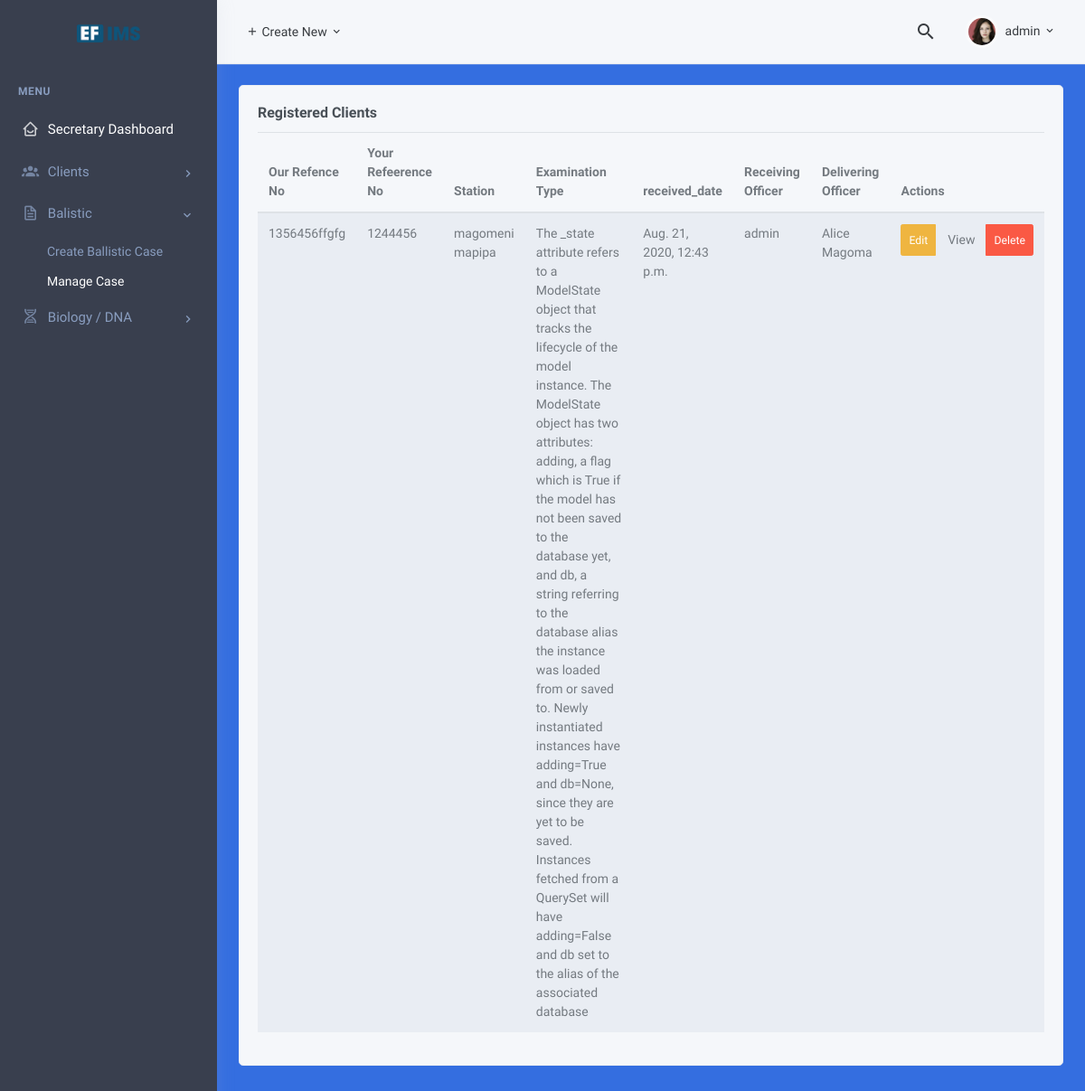
/ballistic/ (signed in), run on the app's committed database.
### balistic/models.py (models this page shows, shortened)
class Ballistic(models.Model):
    ourref = models.CharField(verbose_name="Our REF", max_length=100,unique=True,null=False)
    yourref = models.CharField(verbose_name="Your REF", max_length=100,unique=True,null=False)
    station = models.CharField(help_text="Enter Police Station", max_length=160,null=False,blank=False,verbose_name="Police Station")
    article = models.TextField(verbose_name="Article or Exhibits Received")
    examination = models.TextField(verbose_name="Type of Examination")
    addition = models.TextField(verbose_name="Addition Information")
    received_date = models.DateTimeField(verbose_name="Date Received", auto_now=True, auto_now_add=False)
    receicer = models.ForeignKey('auth.User',on_delete=models.CASCADE,related_name="receiver",verbose_name="receiving officer")
    deliver = models.ForeignKey(Client,on_delete=models.CASCADE,related_name="deliver",verbose_name="delivering officer")
    class Meta:
        verbose_name = 'Ballistic'
        verbose_name_plural = 'Ballistics'
    def get_absolute_url(self):
        from django.urls import reverse
        return reverse('ballistic:details', args=[str(self.id)])

### pages/models.py (models this page shows, shortened)
class Client(models.Model):
    ir = models.CharField(help_text="Enter IR", max_length=160,null=False,blank=False, verbose_name="IR")
    casetype = models.CharField(help_text="Enter Case Type", max_length=160,null=False,blank=False,verbose_name="Case Type")
    status = models.CharField(help_text="Enter Exhibit Type or Status", max_length=160,null=False,blank=False,verbose_name="Exhibit Type or Status")
    region = models.CharField(help_text="Enter Region or region", max_length=160,null=False,blank=False,verbose_name="Region or District")
    client = models.CharField(help_text="Enter Clients Name", max_length=160,null=False,blank=False,verbose_name="Client Name")
    class Meta:
        verbose_name = 'Client'
        verbose_name_plural = 'Clients'
    def __str__(self):
        return self.client

### balistic/views.py (the view)
# urls.py: path('', views.BallisticListView.as_view(), name='list'),
class BallisticListView(LoginRequiredMixin,ListView):
    context_object_name = 'cases'
    model = Ballistic
    template_name = "ballistic/list.html"

### template/ballistic/list.html
{% extends 'ballistic/base.html' %}
{% load static %}
{% block content %}
<div id="layout-wrapper">
    {% include 'include/navbar.html' %}
    <div class="main-content">
        <div class="page-content">
            <div class="container-fluid">
                <div class="row">
                    <div class="col-xl-12">
                        <div class="card">
                            <div class="card-body">
                                <h4 class="card-title">
                                    Registered Clients
                                </h4>
                                <table id="datatable-buttons" class="table table-striped dt-responsive nowrap">
                                    <thead>
                                        <tr>
                                            <th>Our Refence No</th>
                                            <th>Your Refeerence No</th>
                                            <th>Station</th>
                                            <th>Examination Type</th>
                                            <th>received_date </th>
                                            <th>Receiving Officer</th>
                                            <th>Delivering Officer</th>
                                            <th>Actions</th>
                                        </tr>
                                    </thead>
                                    <tbody>
                                        {% for ballistic in cases %}
                                        <tr>
                                            <td>{{ ballistic.ourref }}</td>
                                            <td>{{ ballistic.yourref }}</td>
                                            <td>{{ ballistic.station }}</td>
                                            <td>{{ballistic.examination}}</td>
                                            <td>{{ballistic.received_date}}</td>
                                            <td>{{ballistic.receicer}}</td>
                                            <td>{{ballistic.deliver}}</td>
                                            <td>
                                                <div class="btn-group btn-group-sm" role="group" aria-label="Small button group">
                                                    <button type="button" class="btn btn-warning waves-effect waves-light">Edit</button>
                                                    <a href="{{ ballistic.get_absolute_url }}"><button type="button" class="btn btn-sucess waves-effect waves-light">View</button></a>
                                                    <button type="button" class="btn btn-danger waves-effect waves-light">Delete</button>
                                                </div>
                                            </td>
                                        </tr>
                                        {% endfor %}
                                    </tbody>
                                </table>
                            </div>
                        </div>
                    </div>
                </div>
            </div>
        </div>
    </div>
</div>
{% endblock content %}

### template/include/navbar.html (shortened to what this page needs)
{% load static %}
<header id="page-topbar">
    <div class="navbar-header">
        <div class="d-flex align-items-left">
            <div class="dropdown d-none d-sm-inline-block">
                <button type="button" class="btn header-item waves-effect" id="page-header-user-dropdown" data-toggle="dropdown" aria-haspopup="true" aria-expanded="false">
                    <i class="mdi mdi-plus"></i> Create New
                    <i class="mdi mdi-chevron-down d-none d-sm-inline-block"></i>
                </button>
            </div>
        </div>
        <div class="d-flex align-items-right">
            <div class="dropdown d-none d-sm-inline-block ml-2">
                <button type="button" class="btn header-item noti-icon waves-effect" id="page-header-search-dropdown" data-toggle="dropdown" aria-haspopup="true" aria-expanded="false">
                    <i class="mdi mdi-magnify"></i>
                </button>
            </div>
            <div class="dropdown d-inline-block ml-2">
                <button type="button" class="btn header-item waves-effect" id="page-header-user-dropdown" data-toggle="dropdown" aria-haspopup="true" aria-expanded="false">
                    <img class="rounded-circle header-profile-user" src="{% static 'assets/images/users/avatar-3.jpg' %}" alt="Header Avatar">
                    <span class="d-none d-sm-inline-block ml-1">{{user.username}}</span>
                    <i class="mdi mdi-chevron-down d-none d-sm-inline-block"></i>
                </button>
            </div>
        </div>
    </div>
</header>
<div class="vertical-menu mm-active">
    <div data-simplebar="init" class="h-100 mm-show"><div class="simplebar-wrapper" style="margin: 0px;"><div class="simplebar-height-auto-observer-wrapper"><div class="simplebar-height-auto-observer"></div></div><div class="simplebar-mask"><div class="simplebar-offset" style="right: -15px; bottom: 0px;"><div class="simplebar-content-wrapper" style="height: 100%; overflow: hidden scroll;"><div class="simplebar-content" style="padding: 0px;">
        <div class="navbar-brand-box">
            <a href="index.html" class="logo">
                <img src="{% static 'assets/images/logo-dark.png' %}">
            </a>
        </div>
        <div id="sidebar-menu" class="mm-active">
            <ul class="metismenu list-unstyled mm-show" id="side-menu">
                <li class="menu-title">Menu</li>
                <li class="mm-active">
                    <a href="{% url 'home' %}" class="waves-effect active"><i class="bx bx-home-smile"></i><span>Secretary Dashboard</span></a>
                </li>
                <li>
                    <a href="javascript: void(0);" class="has-arrow waves-effect"><i class="mdi mdi-account-group"></i><span>Clients</span></a>
                </li>
                <li>
                    <a href="javascript: void(0);" class="has-arrow waves-effect"><i class="bx bx-file"></i><span>Balistic</span></a>
                    <ul class="sub-menu mm-collapse" aria-expanded="false">
                        <li><a href="{% url 'ballistic:home' %}">Create Ballistic Case</a></li>
                        <li><a href="{% url 'ballistic:list' %}">Manage Case</a></li>
                    </ul>
                </li>
                <li>
                    <a href="javascript: void(0);" class="has-arrow waves-effect"><i class="mdi mdi-dna"></i><span>Biology / DNA</span></a>
                </li>
            </ul>
        </div>
    </div></div></div></div><div class="simplebar-placeholder" style="width: auto; height: 657px;"></div></div></div>
</div>

### data on the page
Ballistic: ourref "1356456ffgfg", yourref "1244456", station "magomeni mapipa", examination "The _state attribute refers to a ModelState object that tracks the lifecycle of the model instance. The ModelState object has two attributes: adding, a flag which is True if the model has not been saved to the database yet, and db, a string referring to the database alias the instance was loaded from or saved to. Newly instantiated instances have adding=True and db=None, since they are yet to be saved. Instances fetched from a QuerySet will have adding=False and db set to the alias of the associated database", received_date "Aug. 21, 2020, 12:43 p.m.", receicer "admin", deliver "Alice Magoma"

### other printed values
{{ user.username }} "admin"
